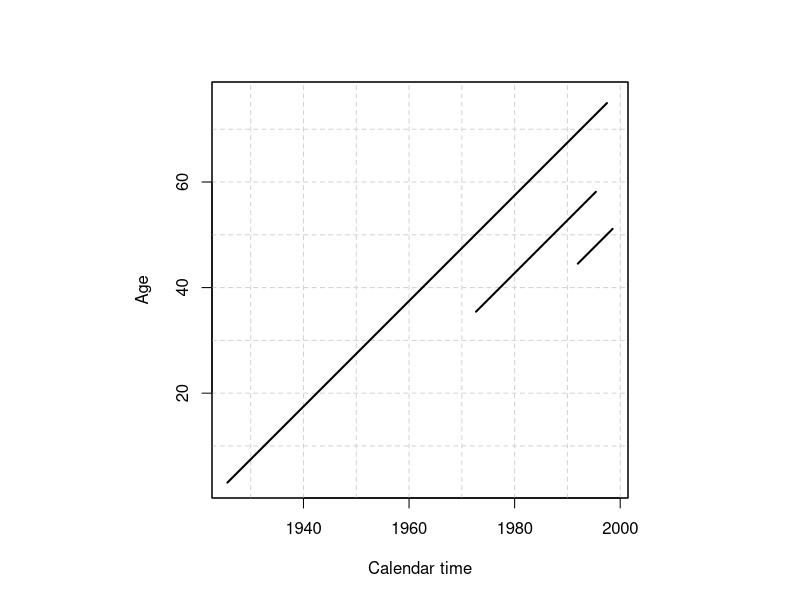
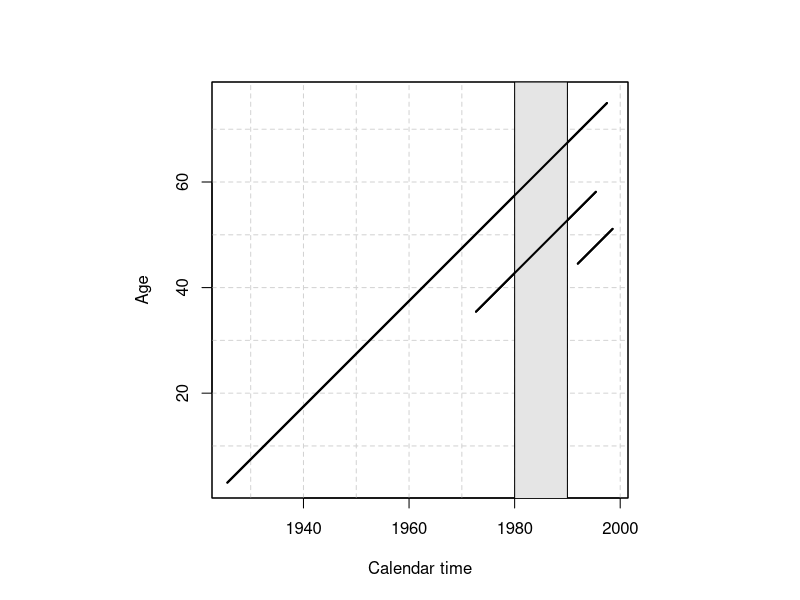
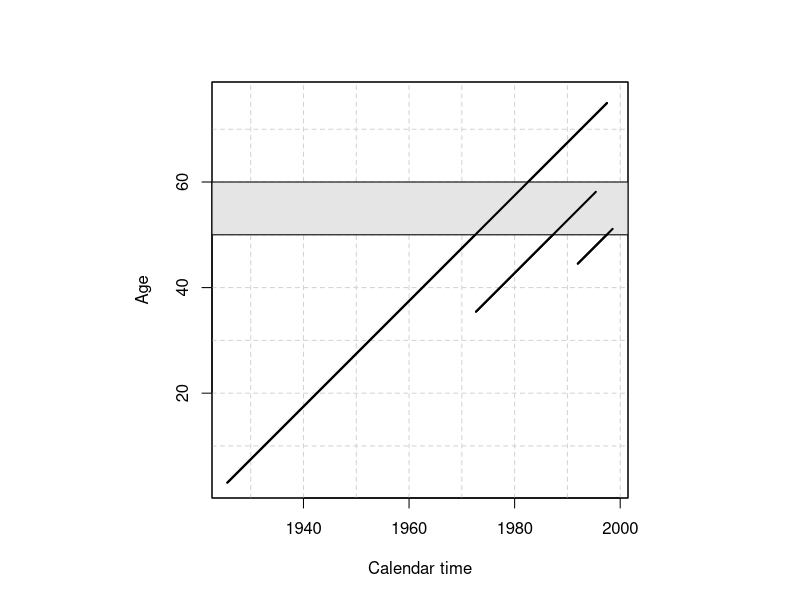
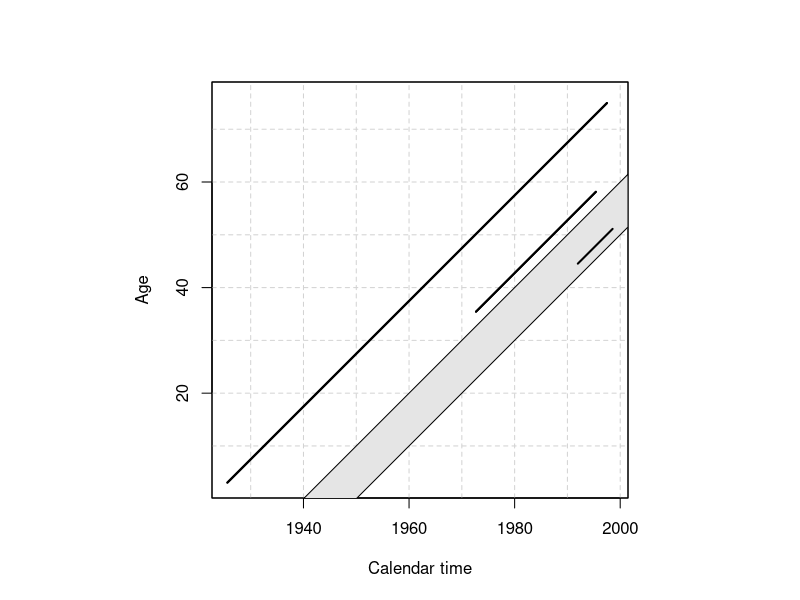

R code for these plots, in order:
###################################################
## Four plots of lexis graph to explain how it works:
## 1. normal
## 2. period effect
## 3. age effect
## 4. cohort effect
##################################################
require(Epi)

# A small bogus cohort (reworked from Lexis() example)
xcoh <- structure( list( id = c("A", "B", "C"),
                         birth = c("14/07/1922", "01/04/1937", "10/06/1947"),
                         entry = c("04/08/1925", "08/09/1972", "23/12/1991"),
                         exit = c("27/06/1997", "23/05/1995", "24/07/1998"),
                         fail = c(1, 0, 1) ),
                   .Names = c("id", "birth", "entry", "exit", "fail"),
                   row.names = c("1", "2", "3"),
                   class = "data.frame" )

# Convert the character dates into numerical variables (fractional years)
xcoh$bt <- cal.yr( xcoh$birth, format="%d/%m/%Y" )
xcoh$en <- cal.yr( xcoh$entry, format="%d/%m/%Y" )
xcoh$ex <- cal.yr( xcoh$exit , format="%d/%m/%Y" )

# Define as Lexis object with timescales calendar time and age
Lcoh <- Lexis( entry = list( CT=en ),
               exit = list( CT=ex, A=ex-bt ),
               exit.status = fail,
               data = xcoh )

# lexis1
plot( Lcoh, grid=list(seq(1920,2000,10), seq(0,80,10)), col="black", lwd=2,
      xlab="Calendar time", ylab="Age")
dev.copy2eps(file="Figures/lexis01.eps")

# lexis2
plot( Lcoh, grid=list(seq(1920,2000,10), seq(0,80,10)), col="black", lwd=2,
      xlab="Calendar time", ylab="Age")
rect(1980,0,1990,par("usr")[4], col="gray90", border="black" )
lines(Lcoh,col="black", lwd=2)
dev.copy2eps(file="Figures/lexis02.eps")

# lexis3
plot( Lcoh, grid=list(seq(1920,2000,10), seq(0,80,10)), col="black", lwd=2,
      xlab="Calendar time", ylab="Age")
rect(par("usr")[1],50,par("usr")[2],60, col="gray90", border="black" )
lines(Lcoh,col="black", lwd=2)
dev.copy2eps(file="Figures/lexis03.eps")

# lexis4
plot( Lcoh, grid=list(seq(1920,2000,10), seq(0,80,10)), col="black", lwd=2,
      xlab="Calendar time", ylab="Age")
polygon(c(1940,1950,par("usr")[2], par("usr")[2]), 
        c(0,0,par("usr")[2]-1950,par("usr")[2]-1940),
        col="gray90")
lines(Lcoh,col="black", lwd=2)
dev.copy2eps(file="Figures/lexis04.eps")
